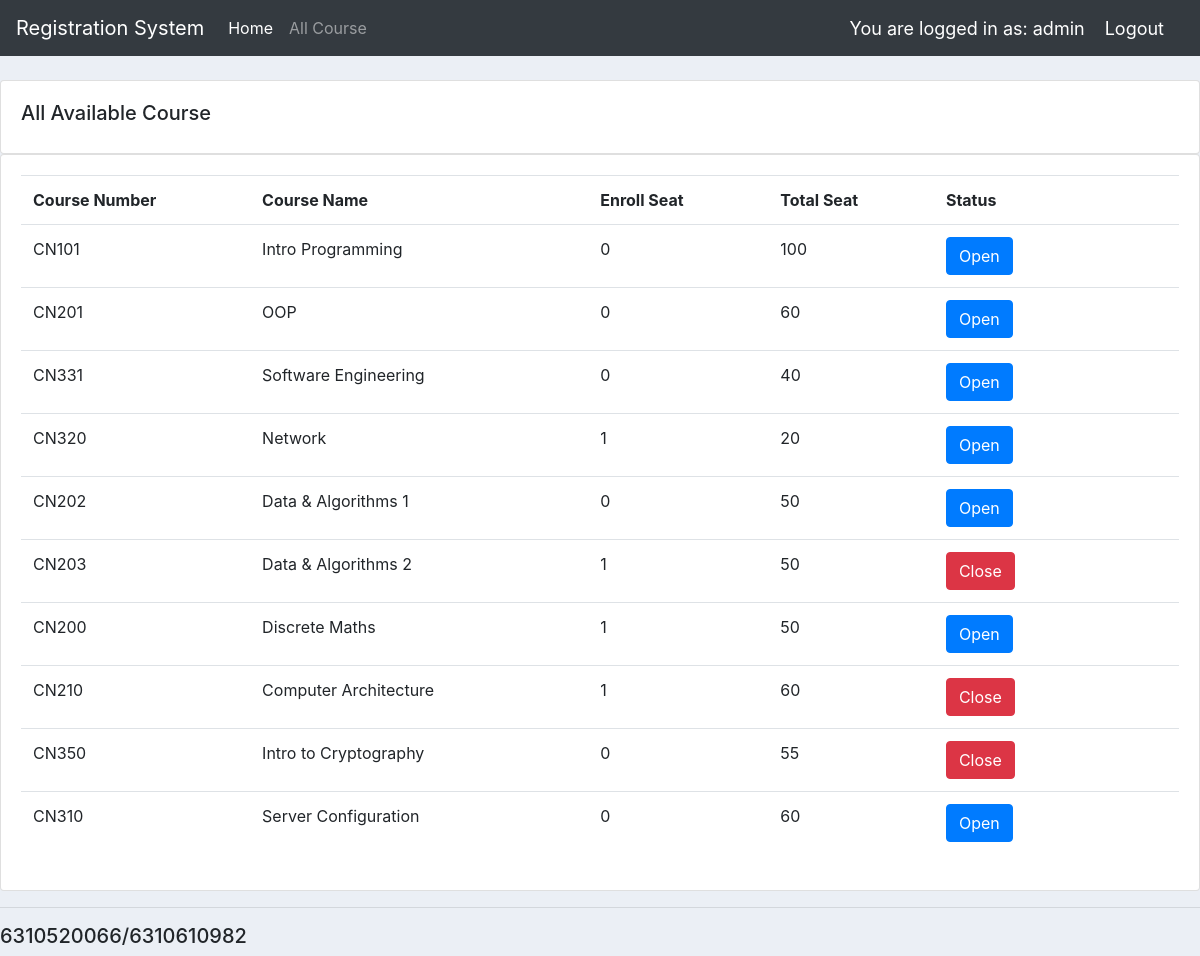
Before: /all_course/ (signed in) with the older database file.
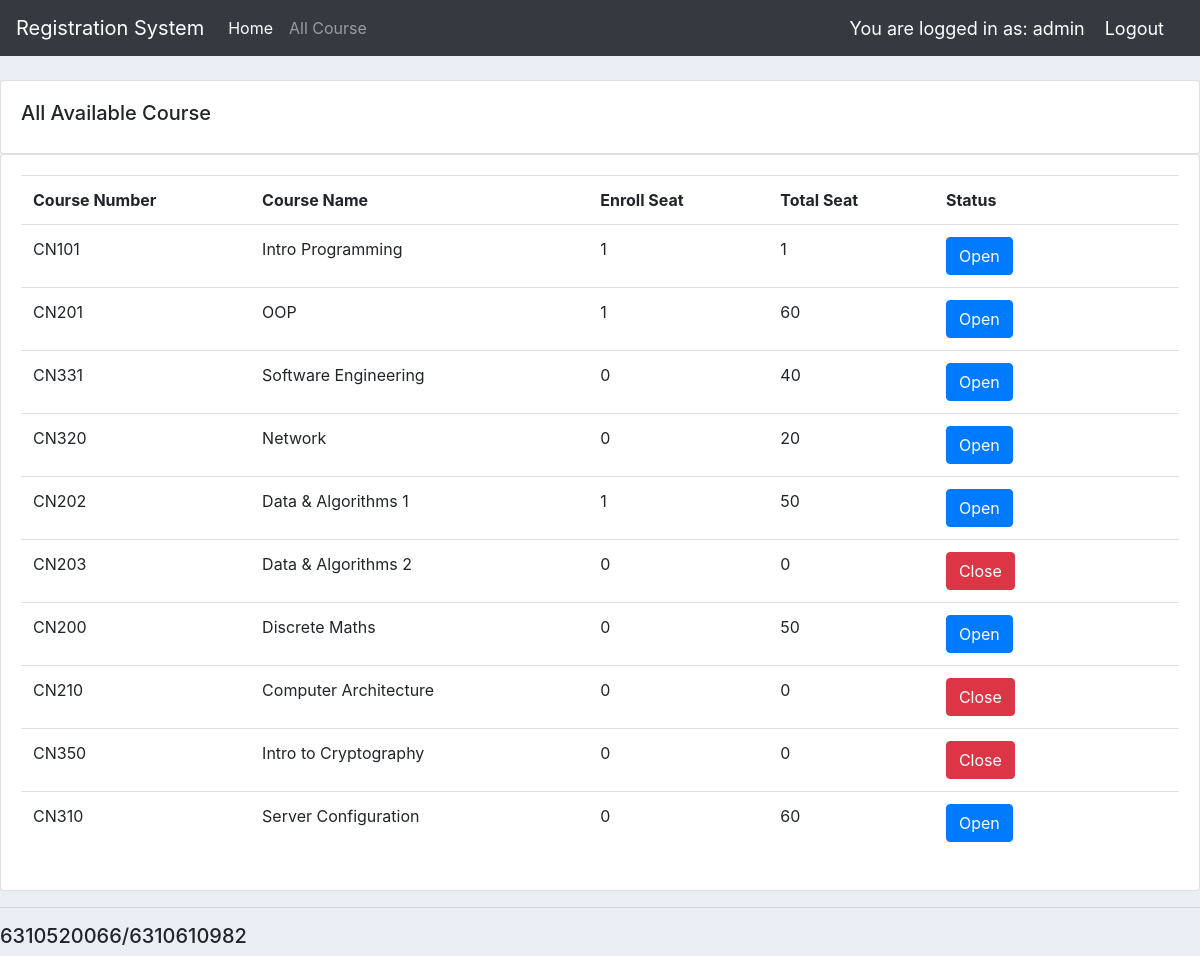
After: the same page with the newer database file.
### users/models.py (models this page shows, shortened)
class Course(models.Model):
    course_num = models.CharField(max_length=5)
    course_name = models.CharField(max_length=64)
    seat = models.IntegerField(null=True)
    maxSeat = models.IntegerField(null=True)
    semester = models.IntegerField(null=True)
    year = models.IntegerField(null=True)
    state = models.BooleanField(default=None)

### users/views.py (the view)
# urls.py: path('all_course/', views.all_course, name = "all_course"),
@login_required(login_url='login')
def all_course(request):
	raw_course = Course.objects.all()
	course = [model for model in (Course.objects.all().values())]
	for c in range(len(raw_course)):
		orders = Order.objects.filter(course=raw_course[c].id)
		course[c]["seat"] = (len(orders))
	return render(request, 'users/all_course.html', {'course': (course)}, )

### users/templates/users/all_course.html
{% extends 'users/main.html' %}
{% block content %}
        <br>
        <div class="row">
            <div class="col-md">
                <div class="card card-body">
                    <h5>All Available Course</h5>
                </div>
                <div class="card card-body">
                    <table class="table">
                        <tr>
                            <th width ="30">Course Number</th>
                            <th width ="60"></width>Course Name</th>
                            <th width ="30"></width>Enroll Seat</th>
                            <th width ="30"></width>Total Seat</th>
                            <th width ="30"></width>Status</th>
                        </tr>
                        {% for i in course %}
                            <tr>
                                <td>{{i.course_num}}</td>
                                <td>{{i.course_name}}</td>
                                <td>{{i.seat}}</td>
                                <td>{{i.maxSeat}}</td>
                                <td>
                                    {% if i.state %}
                                    <a><button id="enroll" class="btn btn-primary" type="submit">Open</button>
                                    {% else %}
                                    <a><button id="enroll" class="btn btn-danger" type="button">Close</button>
                                    {% endif %}
                                </td>
                            </tr>
                        {% endfor %}
                    </table>
                </div>
            </div>
        </div>
{% endblock %}

### users/templates/users/main.html (shortened to what this page needs)
{% load static %}
<!DOCTYPE html>
<html>
    <head>
        <link rel="stylesheet" href="https://cdn.jsdelivr.net/npm/bootstrap@4.3.1/dist/css/bootstrap.min.css"
>
        <link rel="stylesheet" type="text/css" href="{% static '/css/main.css' %}">
    </head>
    <body>
        {% include 'users/navbar.html' %}
        {% block content %}
        {% endblock content %}
        <hr>
        <h5>6310520066/6310610982</h5>
    </body>
</html>

### users/templates/users/navbar.html (shortened to what this page needs)
  <nav class="navbar navbar-expand-lg navbar-dark bg-dark">
      <a class="navbar-brand" href="#">Registration System</a>
      <div class="collapse navbar-collapse" id="navbarNav">
        <ul class="navbar-nav">
          <li class="nav-item active">
            <a class="nav-link" href={% url 'home' %}>Home</a>
          </li>
          <li class="nav-item">
            <a class="nav-link" href={% url 'all_course' %}>All Course</a>
          </li>
        </ul>
      </div>
      <span class="hello-msg">You are logged in as: {{request.user}}  </span>
      <span ><a  class="hello-msg" href="{% url 'logout' %}">Logout</a></span>
    </nav>

### static/css/main.css (style rules this page uses)
body { background-color: #ebeff5; }

### users/templates/users/navbar.html (style rules this page uses)
.hello-msg { font-size: 18px; color: white; margin-right: 20px; }

Changed rows visible on the page:
changed Course "CN101": seat "0" → "1"; maxSeat "100" → "1"
computed for Course "CN201": seat "0" → "1"
computed for Course "CN320": seat "1" → "0"
computed for Course "CN202": seat "0" → "1"
changed Course "CN203": seat "1" → "0"; maxSeat "50" → "0"
computed for Course "CN200": seat "1" → "0"
changed Course "CN210": seat "1" → "0"; maxSeat "60" → "0"
changed Course "CN350": maxSeat "55" → "0"
